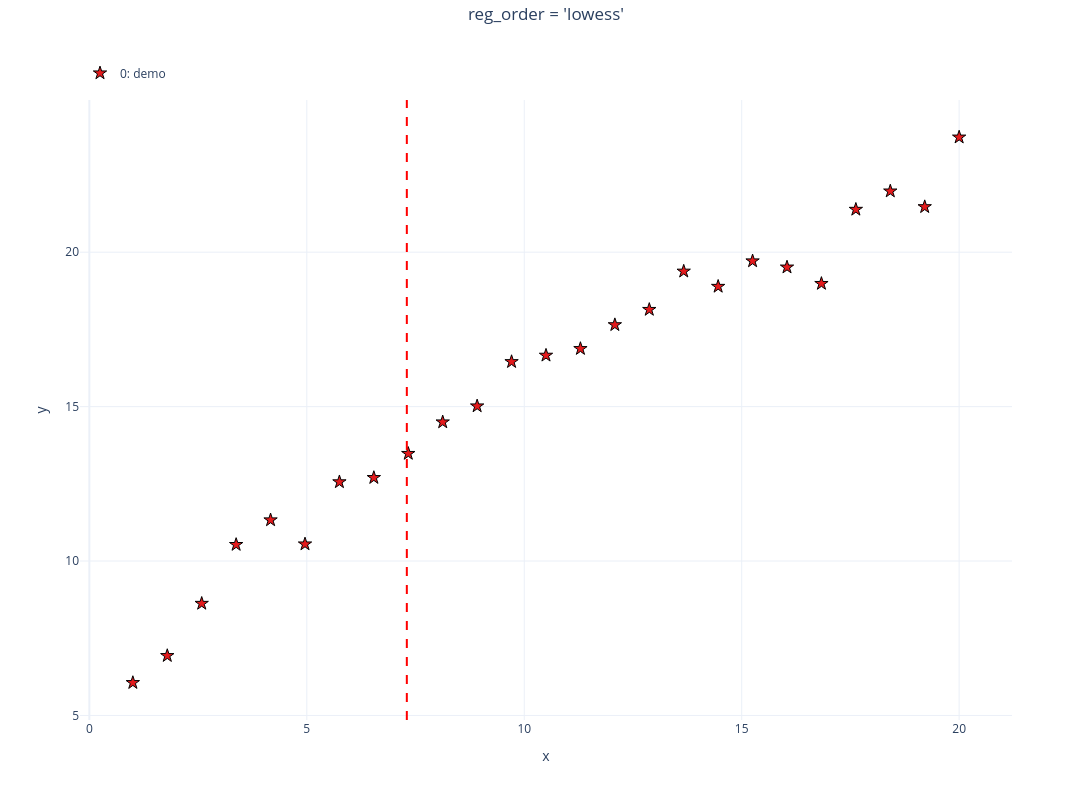

Notebook code cell kept with this figure:
### Markdown cell above
## `lowess` — locally-weighted smoothing

Requires `statsmodels`. If it is not installed the regression is skipped and
the table falls back to piecewise-linear interpolation.

### Code cell
demo('lowess')

### Figure 1 — Plotly figure (JSON) as saved in the notebook; plotly's stock layout.template omitted (floating-point values rounded to 4 significant figures)
{"data": [{"customdata": [[1.0, 6.058], [1.792, 6.933], [2.583, 8.624], [3.375, 10.53], [4.167, 11.33], [4.958, 10.55], [5.75, 12.56], [6.542, 12.7], [7.333, 13.48], [8.125, 14.5], [8.917, 15.02], [9.708, 16.45], [10.5, 16.66], [11.29, 16.87], [12.08, 17.65], [12.88, 18.14], [13.67, 19.38], [14.46, 18.89], [15.25, 19.71], [16.04, 19.51], [16.83, 18.98], [17.62, 21.38], [18.42, 21.98], [19.21, 21.47], [20.0, 23.72]], "hovertemplate": "<b><u>Set: 0</u></b><br><b>demo</b><br>x: %{customdata[0]:.2f}<br>y: %{customdata[1]:.2f}<extra></extra>", "legendgroup": "group_0", "line": {"color": "#E41A1C", "width": 2}, "marker": {"color": "#E41A1C", "line": {"color": "black", "width": 1}, "opacity": 1, "size": 10, "symbol": "star"}, "mode": "markers+markers", "name": "0: demo", "showlegend": true, "type": "scatter", "x": [1.0, 1.792, 2.583, 3.375, 4.167, 4.958, 5.75, 6.542, 7.333, 8.125, 8.917, 9.708, 10.5, 11.29, 12.08, 12.88, 13.67, 14.46, 15.25, 16.04, 16.83, 17.62, 18.42, 19.21, 20.0], "xaxis": "x", "y": [6.058, 6.933, 8.624, 10.53, 11.33, 10.55, 12.56, 12.7, 13.48, 14.5, 15.02, 16.45, 16.66, 16.87, 17.65, 18.14, 19.38, 18.89, 19.71, 19.51, 18.98, 21.38, 21.98, 21.47, 23.72], "yaxis": "y"}], "layout": {"height": 800, "legend": {"orientation": "h", "x": 0, "xanchor": "left", "y": 1.02, "yanchor": "bottom"}, "margin": {"r": 80, "t": 100}, "shapes": [{"line": {"color": "red", "dash": "dash"}, "type": "line", "x0": 7.3, "x1": 7.3, "xref": "x", "y0": 0, "y1": 1, "yref": "y domain"}], "showlegend": true, "title": {"text": "reg_order = 'lowess'", "x": 0.5, "xanchor": "center", "y": 0.99, "yanchor": "top", "yref": "container"}, "width": 1200, "xaxis": {"anchor": "y", "domain": [0, 1], "title": {"standoff": 15, "text": "x"}}, "yaxis": {"anchor": "x", "domain": [0, 1], "title": {"standoff": 15, "text": "y"}}}}
